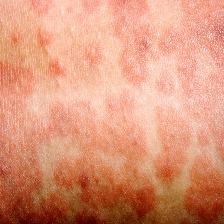
#> input picture backend/data/reference/Measles/measles.jpeg, 224 x 224 px
$ python -i test_seg.py   (imports and definitions only)
#> lines starting #> are read from the running program, lines starting #| are printed output that depends on the picture; after the words box and inside, x2 and y2 are one past the last pixel; in counts of white or black regions, pixels touching at a corner belong together
import os
import glob
import numpy as np
import matplotlib.pyplot as plt
from skimage import io, color
from skimage.filters import gaussian, threshold_otsu, threshold_local
from skimage.morphology import disk, white_tophat, black_tophat, remove_small_objects

def _odd_window_size(size: int, minimum: int = 35) -> int:
    value = max(minimum, int(size))
    return value if value % 2 == 1 else value + 1

def analyze_image(filepath, out_dir):
#> called with out_dir = 'out.png'
    filename = os.path.basename(filepath)
    try:
        image = io.imread(filepath)
#> image is the input picture: shape (224, 224, 3); mean R, G, B 219.2, 150, 121.2
        if image.ndim == 3 and image.shape[2] == 4:
            image = image[:, :, :3]

        height, width = image.shape[:2]
#> height = 224; width = 224

        if image.ndim == 3:
            # Traditional grayscale
            gray = color.rgb2gray(image)

            # CIELAB color space for redness (erythema)
            # a* channel represents red-green axis. Positive = red.
            lab = color.rgb2lab(image)
#> lab: shape (224, 224, 3) float64; mean of channels 0, 1, 2 68.1, 23.3, 26.4
            a_channel = lab[:, :, 1]
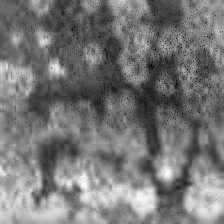
#> a_channel: shape (224, 224) float64; min 3.86, max 45.39, mean 23.3; drawn with min black and max white
            # Normalize a_channel simply for visualization/processing
            a_norm = np.clip((a_channel - a_channel.min()) / (a_channel.max() - a_channel.min() + 1e-8), 0, 1)

            # For purely redness-driven diseases like measles, the a* channel
            # is often a better "base" image than grayscale.
            # We can combine them: bumps (gray contrast) + redness (a* intensity)
            base_img = a_norm * 0.7 + gray * 0.3 # just testing combinations
        else:
            gray = image.astype(np.float64) / 255.0
            a_norm = gray
            base_img = gray

        gray = np.clip(gray, 0.0, 1.0)
        base_img = np.clip(base_img, 0.0, 1.0)

        smoothed = gaussian(base_img, sigma=1.0, preserve_range=True)

        selem_radius = max(3, min(height, width) // 25)
#> selem_radius = 8
        selem = disk(selem_radius)

        # We can extract bumps like before
        bright_spots = white_tophat(smoothed, selem)
        dark_spots = black_tophat(smoothed, selem)
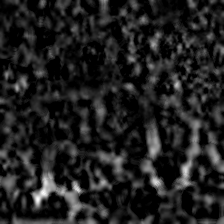
#> dark_spots: shape (224, 224) float64; min 0, max 0.231, mean 0.0296; drawn with min black and max white
        lesion_score = bright_spots + dark_spots

        # But for flattened rashes (measles), tophat doesn't catch them.
        # We also need to add back raw redness variance!
        bg_sigma = max(8.0, min(height, width) / 10.0)
#> bg_sigma = 22.4
        background = gaussian(smoothed, sigma=bg_sigma, preserve_range=True)
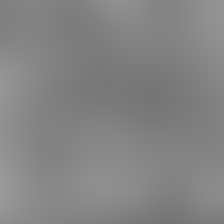
#> background: shape (224, 224) float64; min 0.453, max 0.604, mean 0.518

        # Combine structural score (tophat) with intensity score (redness outlier)
        intensity_score = np.clip(smoothed - background, 0, None)
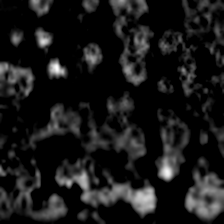
#> intensity_score: shape (224, 224) float64; min 0, max 0.288, mean 0.0284; drawn with min black and max white
        lesion_score = lesion_score + intensity_score*0.5

        relative_score = lesion_score / np.maximum(background, 1e-3)
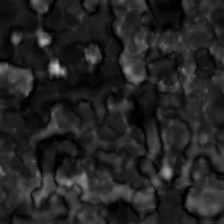
#> relative_score: shape (224, 224) float64; min 0, max 0.798, mean 0.141
        positive_scores = relative_score[relative_score > 0]

        if positive_scores.size == 0:
            mask = np.zeros_like(gray, dtype=bool)
        else:
            local_window = _odd_window_size(min(height, width) // 8, minimum=35)
#> local_window = 35
            local_offset = float(np.clip(relative_score.std() * 0.12, 0.01, 0.05))
#> local_offset = 0.0102
            local_thresh = threshold_local(
                relative_score, block_size=local_window, method="gaussian", offset=-local_offset
            )
            adaptive_mask = relative_score > local_thresh
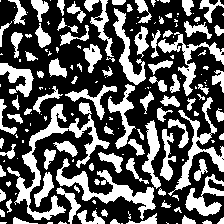
#> adaptive_mask: shape (224, 224) bool; 36.3% white; 168 white regions (73 under 20 px), largest, box (x1, y1, x2, y2) and area: (7, 102, 110, 220) 2118, (56, 158, 156, 220) 1379, (168, 97, 224, 196) 1065

            strong_cutoff = float(threshold_otsu(positive_scores))
#> strong_cutoff = 0.17
            soft_cutoff = float(np.percentile(positive_scores, 45))
#> soft_cutoff = 0.116

            mask = adaptive_mask & (relative_score > soft_cutoff)
#> mask: shape (224, 224) bool; 32.8% white; 154 white regions (71 under 20 px), largest, box (x1, y1, x2, y2) and area: (7, 102, 110, 220) 2106, (56, 159, 156, 220) 1365, (168, 97, 224, 195) 1063
            mask |= relative_score > strong_cutoff
#> mask: shape (224, 224) bool; 38.5% white; 128 white regions (64 under 20 px), largest, box (x1, y1, x2, y2) and area: (0, 102, 176, 224) 6800, (108, 8, 150, 149) 1867, (150, 30, 224, 96) 1332
            mask = remove_small_objects(mask, min_size=15)
#> mask: shape (224, 224) bool; 37.9% white; 74 white regions (9 under 20 px), largest, box (x1, y1, x2, y2) and area: (0, 102, 176, 224) 6788, (108, 8, 150, 149) 1866, (150, 30, 224, 96) 1310

        fig, axes = plt.subplots(1, 4, figsize=(16, 4))
        axes[0].imshow(image)
        axes[0].set_title("Original")
        axes[0].axis('off')

        axes[1].imshow(a_norm, cmap='gray')
        axes[1].set_title("Redness (a* channel)")
        axes[1].axis('off')

        axes[2].imshow(relative_score, cmap='hot')
        axes[2].set_title("Combined Score map")
        axes[2].axis('off')

        overlay = np.stack([gray, gray, gray], axis=-1)
        overlay[mask] = [1.0, 0.0, 0.0]
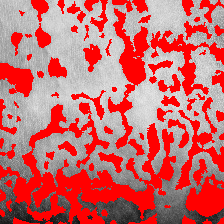
#> overlay: shape (224, 224, 3) float64; mean of channels 0, 1, 2 0.794, 0.415, 0.415; drawn as R, G, B
        axes[3].imshow(overlay)
        axes[3].set_title("Mask Overlay")
        axes[3].axis('off')

        plt.tight_layout()
        plt.savefig(os.path.join(out_dir, f"measles_{filename}"))
        plt.close()

    except Exception as e:
        print(f"Failed {filename}: {e}")

img_dir = "Monkeypox Images/Measles/"
out_dir = "test_masks2"
# [1 line not run here, left out]

images = glob.glob(os.path.join(img_dir, "*.png")) + glob.glob(os.path.join(img_dir, "*.jpg"))
# [10 lines not run here, left out]

>>> result = analyze_image('backend/data/reference/Measles/measles.jpeg', 'out.png')
